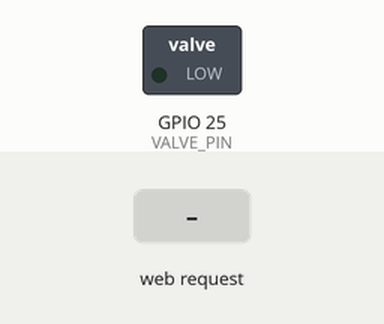
This sketch was run on a simulated ESP32. On the bench: switched loads named in the sketch (green lamp = pin HIGH). Inputs (shaded band) come from the test bench. WiFi joins after 1.5 s; servers stay silent unless stated; what the sketch prints to the serial monitor is not drawn.

Above: at 2.7 s.
2.8 s: HTTP request GET /valve/open received
At 4.0 s:
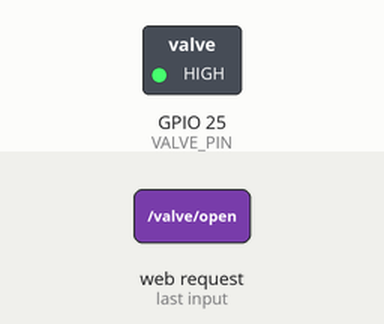
4.3 s: HTTP request GET /valve/close received
At 5.1 s:
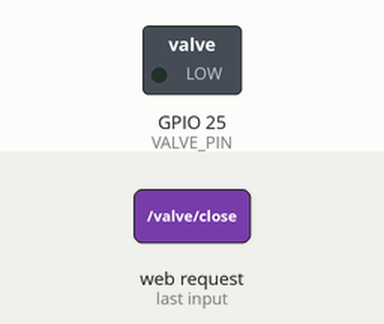
Timing chart, 0 to 7.3 s (numbered marks = the images above; inputs shaded):
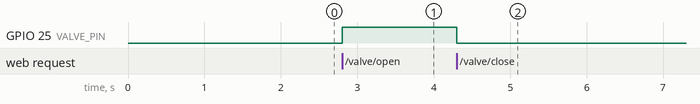

The sketch:

esp32_controller_no_display.ino
```cpp
#include <WiFi.h>
#include <WebServer.h>
#include <Wire.h>
#include <Adafruit_GFX.h>
#include <esp_wifi.h>
#include <HTTPClient.h>

// === НАСТРОЙКИ ===
#define CONTROLLER_ID 3  // ← Уникальный ID устройства (1-255)
const char* ssid = "ELTEX-8478";
const char* pass = "eSm-kp7-VdF-PtA";

const char* servers[] = {"192.168.1.100", "192.168.1.101"};
const int serverCount = 2;
const int serverPort = 5000;

// Добавить эти переменные глобально:
bool isReconnecting = false;
unsigned long lastReconnectAttempt = 0;
const unsigned long reconnectTimeout = 10000; // 10 секунд таймаут

WebServer server(80);
bool valveOpen = false;
uint32_t openedAt = 0;
const int VALVE_PIN = 25;
const uint32_t CLOSE_DELAY = 300000; // 300 сек


const unsigned long HEARTBEAT_INTERVAL = 60000;
unsigned long lastHeartbeat = 0;

void handleOpen() {
  Serial.println("[HTTP] GET /valve/open");
  digitalWrite(VALVE_PIN, HIGH);
  valveOpen = true;
  openedAt = millis();
  Serial.println("[DEBUG] Valve OPENED");
  server.send(200, "text/plain", "OK: opened");
}

void handleClose() {
  Serial.println("[HTTP] GET /valve/close");
  digitalWrite(VALVE_PIN, LOW);
  valveOpen = false;
  Serial.println("[DEBUG] Valve CLOSED (manual)");
  server.send(200, "text/plain", "OK: closed");
}

// === Генерация и установка кастомного MAC-адреса ===
// Локально-администрируемый адрес: 02:XX:XX:XX:XX:XX
void setCustomMAC(uint32_t id) {
  uint8_t mac[6];

  mac[0] = 0x02;                    // Locally administered, unicast
  mac[1] = 0xCA;                    // Фиксированный байт для ваших устройств
  mac[2] = 0xFE;                    // (можно менять для разных серий)
  mac[3] = 0x00;                    // Фиксированный байт
  mac[4] = 0x00;                    // Фиксированный байт
  mac[5] = id & 0xFF;               // Уникальная часть: номер контроллера

  esp_wifi_set_mac(WIFI_IF_STA, mac);

  Serial.printf("[MAC] Set: %02X:%02X:%02X:%02X:%02X:%02X\n",
                mac[0], mac[1], mac[2], mac[3], mac[4], mac[5]);
}

// === Функция проверки и восстановления Wi-Fi ===
void checkWiFiConnection() {
  // Если подключены — выходим
  if (WiFi.status() == WL_CONNECTED) {
    isReconnecting = false;
    return;
  }

  // Если разрыв произошел и мы еще не начали переподключение
  if (!isReconnecting) {
    Serial.println("[WIFI] Connection lost! Attempting to reconnect...");
    WiFi.begin(ssid, pass);
    isReconnecting = true;
    lastReconnectAttempt = millis();
  }

  // Проверка таймаута попытки
  if (isReconnecting && millis() - lastReconnectAttempt > reconnectTimeout) {
    if (WiFi.status() != WL_CONNECTED) {
      Serial.println("[WIFI] Reconnect attempt timed out. Will retry later.");
      isReconnecting = false; // Сброс флага, чтобы попытаться снова в следующем цикле
    } else {
      Serial.println("[WIFI] Reconnected successfully!");
      Serial.print("[WIFI] New IP: ");
      Serial.println(WiFi.localIP());
      isReconnecting = false;
    }
  }
}
void sendHeartbeat() {
  String json = "{"
                "\"device_type\":\"controller\","
                "\"device_id\":" + String(CONTROLLER_ID) + ","
                "\"health\":{"
                  "\"rssi\":" + String(WiFi.RSSI()) + ","
                  "\"heap\":" + String(ESP.getFreeHeap()) + ","
                  "\"uptime\":" + String(millis()) +
                "}"
                "}";


  String url = "http://" + String(servers[0]) + ":" + String(serverPort) + "/api/heartbeat";
  HTTPClient http;
  http.begin(url);
  http.addHeader("Content-Type", "application/json");
  int httpCode = http.POST(json);
  Serial.printf("[HB] Sent to %s | Code: %d\n", servers[0], httpCode);
  http.end();

}

void setup() {
  Serial.begin(115200);
  Serial.println("\n[INIT] ESP32 booting...");

  pinMode(VALVE_PIN, OUTPUT);
  digitalWrite(VALVE_PIN, LOW);

  // === 1. Устанавливаем MAC ДО подключения ===
  WiFi.mode(WIFI_STA);              // Обязательно перед esp_wifi_set_mac
  setCustomMAC(CONTROLLER_ID + 200);

  // === 2. Задаём понятное имя хоста ===
  char hostname[32];
  snprintf(hostname, sizeof(hostname), "esp32-controller-%d", CONTROLLER_ID);
  WiFi.setHostname(hostname);
  Serial.printf("[HOST] Set: %s\n", hostname);

  // === 3. Подключаемся к Wi-Fi ===
  Serial.printf("[WIFI] Connecting to '%s'...", ssid);
  WiFi.begin(ssid, pass);
  while (WiFi.status() != WL_CONNECTED) {
    delay(500);
    Serial.print(".");
  }
  Serial.printf("\n[WIFI] Connected! IP: %s\n", WiFi.localIP().toString().c_str());
  Serial.printf("[INFO] Hostname: %s, MAC: %s\n",
                WiFi.getHostname(), WiFi.macAddress().c_str());

  // === HTTP сервер ===
  server.on("/valve/open", HTTP_GET, handleOpen);
  server.on("/valve/close", HTTP_GET, handleClose);
  server.on("/", HTTP_GET, []() {
    server.send(200, "text/plain", "ESP32 Valve Controller\nEndpoints: /valve/open, /valve/close");
  });

  server.begin();
  Serial.println("[HTTP] Server listening on port 80");
}


void loop() {

  checkWiFiConnection();

  server.handleClient();

  // 3. Логика клапана
  if (valveOpen && millis() - openedAt >= CLOSE_DELAY) {
    digitalWrite(VALVE_PIN, LOW);
    valveOpen = false;
    Serial.println("[TIMER] Valve CLOSED (auto)");
  }

  // 4. Heartbeat (отправляем только если есть связь)
    if (millis() - lastHeartbeat >= HEARTBEAT_INTERVAL) {
    sendHeartbeat();
    lastHeartbeat = millis();
  }
}
```

Measured:
- after the input at 2.8 s, GPIO 25 (VALVE_PIN): LOW → HIGH at once
- after the input at 4.3 s, GPIO 25 (VALVE_PIN): HIGH → LOW at once
